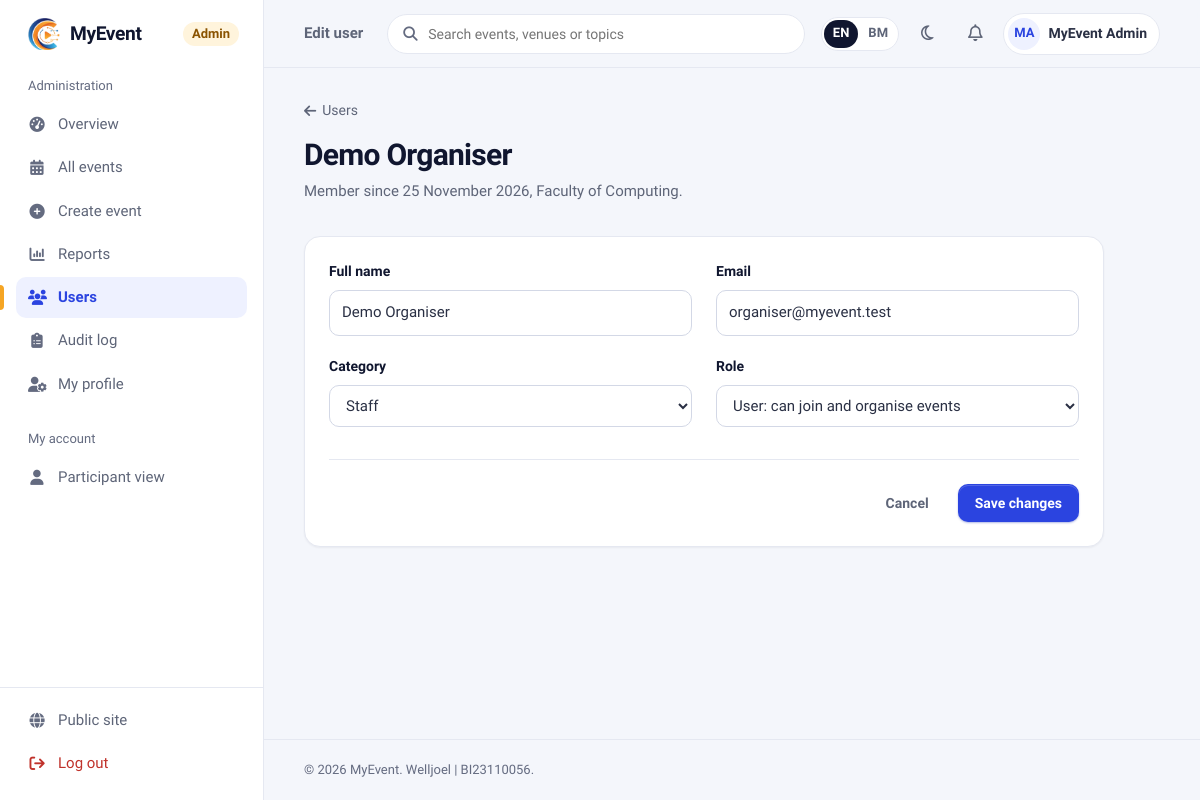
Page /admin/users/edit.php?id=2 (signed in) on the committed database.
### tables this page shows
CREATE TABLE IF NOT EXISTS `users` (
  `user_id` int(11) NOT NULL AUTO_INCREMENT,
  `category` enum('Staff','Student','Public') NOT NULL,
  `name` varchar(255) NOT NULL,
  `email` varchar(255) NOT NULL,
  `phone` varchar(20) DEFAULT NULL,
  `organization` varchar(255) NOT NULL,
  `recommend_events` text DEFAULT NULL,
  `password` varchar(255) NOT NULL,
  `role` enum('Admin','User') NOT NULL DEFAULT 'User',
  `created_at` timestamp NOT NULL DEFAULT current_timestamp(),
  `bio` text DEFAULT NULL,
  `profile_pic` varchar(255) DEFAULT NULL,
  `email_participant` tinyint(1) NOT NULL DEFAULT 1 COMMENT 'Emails about my own registrations and events I joined',
  `email_organiser` tinyint(1) NOT NULL DEFAULT 1 COMMENT 'Emails when people register for events I organise',
  `locale` varchar(5) DEFAULT NULL COMMENT 'Interface and email language: en or ms (NULL = not chosen yet)',
  PRIMARY KEY (`user_id`),
  UNIQUE KEY `email` (`email`)
);

### include/i18n.php (called while the page is built, shortened)
<?php
function current_locale(): string
{
    return $GLOBALS['__locale'] ?? default_locale();
}
function translations(string $locale): array
{
    static $cache = [];
    if (!isset($cache[$locale])) {
        $file = __DIR__ . '/../lang/' . $locale . '.php';
        $cache[$locale] = $locale !== 'en' && is_file($file) ? (array) require $file : [];
    }
    return $cache[$locale];
}
function __(string $text, array $params = []): string
{
    $out = translations(current_locale())[$text] ?? $text;
    if ($params) {
        $pairs = [];
        foreach ($params as $k => $v) {
            $pairs['{' . $k . '}'] = (string) $v;
        }
        $out = strtr($out, $pairs);
    }
    return $out;
}
function t(string $text, array $params = []): string
{
    return e(__($text, $params));
}
function ldate(string $format, $time = null): string
{
    $ts = $time === null ? time() : (is_int($time) ? $time : strtotime((string) $time));
    $out = date($format, $ts);
    if (current_locale() !== 'ms') {
        return $out;
    }
    static $names = [
        'Monday' => 'Isnin', 'Tuesday' => 'Selasa', 'Wednesday' => 'Rabu', 'Thursday' => 'Khamis',
        'Friday' => 'Jumaat', 'Saturday' => 'Sabtu', 'Sunday' => 'Ahad',
        'January' => 'Januari', 'February' => 'Februari', 'March' => 'Mac', 'April' => 'April', 'June' => 'Jun',
        'July' => 'Julai', 'August' => 'Ogos', 'September' => 'September', 'October' => 'Oktober',
        'November' => 'November', 'December' => 'Disember',
        'Mon' => 'Isn', 'Tue' => 'Sel', 'Wed' => 'Rab', 'Thu' => 'Kha', 'Fri' => 'Jum', 'Sat' => 'Sab', 'Sun' => 'Ahd',
        'Jan' => 'Jan', 'Feb' => 'Feb', 'Mar' => 'Mac', 'Apr' => 'Apr', 'May' => 'Mei', 'Jun' => 'Jun', 'Jul' => 'Jul',
        'Aug' => 'Ogo', 'Sep' => 'Sep', 'Oct' => 'Okt', 'Nov' => 'Nov', 'Dec' => 'Dis',
        'AM' => 'PG', 'PM' => 'PTG',
    ];
    return preg_replace_callback('/\b(' . implode('|', array_map('preg_quote', array_keys($names))) . ')\b/',
        static fn($m) => $names[$m[1]], $out);
}
function html_lang(): string
{
    return current_locale();
}

### include/security.php (called while the page is built, shortened)
<?php
function e($value): string
{
    return htmlspecialchars((string) ($value ?? ''), ENT_QUOTES | ENT_SUBSTITUTE, 'UTF-8');
}
function current_user_id(): ?int
{
    return isset($_SESSION['user_id']) ? (int) $_SESSION['user_id'] : null;
}

### include/helpers.php (called while the page is built, shortened)
<?php
function avatar_url(?string $file): ?string
{
    return null;
}
function status_label(string $value): string
{
    $labels = [
        'Approved' => __('Approved'), 'Pending' => __('Pending'), 'Rejected' => __('Rejected'),
        'Present' => __('Present'), 'Absent' => __('Absent'),
        'Public' => __('Public'), 'Private' => __('Private'),
        'Admin' => __('Admin'), 'User' => __('User'),
        'Student' => __('Student'), 'Staff' => __('Staff'),
        'Physical' => __('Physical'), 'Online' => __('Online'), 'Hybrid' => __('Hybrid'),
        'Unknown' => __('Unknown'),
    ];
    return $labels[$value] ?? $value;
}
function initials(?string $name): string
{
    $parts = preg_split('/\s+/', trim((string) $name)) ?: [];
    $letters = '';
    foreach (array_slice(array_filter($parts), 0, 2) as $p) {
        $letters .= mb_strtoupper(mb_substr($p, 0, 1));
    }
    return $letters ?: '?';
}
function db_all(mysqli $conn, string $sql, string $types = '', array $params = []): array
{
    $stmt = $conn->prepare($sql);
    if ($types !== '') {
        $stmt->bind_param($types, ...$params);
    }
    $stmt->execute();
    $rows = $stmt->get_result()->fetch_all(MYSQLI_ASSOC);
    return $rows;
}
function db_value(mysqli $conn, string $sql, string $types = '', array $params = [])
{
    $stmt = $conn->prepare($sql);
    if ($types !== '') {
        $stmt->bind_param($types, ...$params);
    }
    $stmt->execute();
    $row = $stmt->get_result()->fetch_row();
    return $row[0] ?? null;
}

### admin/users/edit.php (the view, shortened to what this page needs)
<?php
require_once __DIR__ . '/../../config.php';
$id = (int) ($_GET['id'] ?? 0);
$user = db_all($conn, 'SELECT user_id, name, email, phone, organization, category, role, created_at FROM users WHERE user_id = ?', 'i', [$id])[0] ?? null;
$page_title = __('Edit user');
$nav_active = 'admin_users';
$nav_area   = 'admin';
include ROOT_PATH . '/include/layout/app_start.php';
?>
<a class="back-link" href="manage.php"><i class="fa-solid fa-arrow-left"></i> <?= t('Users') ?></a>
<div class="page-header card-narrow">
    <div>
        <h1><?= e($user['name']) ?></h1>
        <p><?= t('Member since {date}', ['date' => ldate('j F Y', $user['created_at'])]) ?><?= $user['organization'] ? ', ' . e($user['organization']) : '' ?>.</p>
    </div>
</div>
<form method="POST" class="card card-narrow">
    <div class="card-body">
        <div class="form-grid">
            <div class="field">
                <label for="u-name"><?= t('Full name') ?></label>
                <input id="u-name" type="text" name="name" value="<?= e($user['name']) ?>" maxlength="255" required>
            </div>
            <div class="field">
                <label for="u-email"><?= t('Email') ?></label>
                <input id="u-email" type="email" name="email" value="<?= e($user['email']) ?>" maxlength="255" required>
            </div>
            <div class="field">
                <label for="u-cat"><?= t('Category') ?></label>
                <select id="u-cat" name="category">
                    <?php foreach (['Student', 'Staff', 'Public'] as $c): ?>
                        <option value="<?= e($c) ?>"<?= $user['category'] === $c ? ' selected' : '' ?>><?= e(status_label($c)) ?></option>
                    <?php endforeach; ?>
                </select>
            </div>
            <div class="field">
                <label for="u-role"><?= t('Role') ?></label>
                <select id="u-role" name="role">
                    <option value="User"<?= $user['role'] === 'User' ? ' selected' : '' ?>><?= t('User: can join and organise events') ?></option>
                </select>
            </div>
        </div>
        <div class="form-actions">
            <a class="btn btn-ghost" href="manage.php"><?= t('Cancel') ?></a>
            <button type="submit" class="btn btn-primary"><?= t('Save changes') ?></button>
        </div>
    </div>
</form>
<?php include ROOT_PATH . '/include/layout/app_end.php'; ?>

### include/layout/app_start.php (shortened to what this page needs)
<?php
$page_title = $page_title ?? APP_NAME;
$nav_active = $nav_active ?? '';
$nav_area   = $nav_area ?? 'user';
$__uid    = current_user_id();
$__me     = db_all($conn, 'SELECT name, profile_pic FROM users WHERE user_id = ?', 'i', [$__uid])[0]
            ?? ['name' => $_SESSION['name'] ?? '', 'profile_pic' => null];
$__unread = (int) db_value($conn, 'SELECT COUNT(*) FROM notifications WHERE user_id = ? AND is_read = 0', 'i', [$__uid]);
$__avatar = avatar_url($__me['profile_pic']);
$u = BASE_URL;
if ($nav_area === 'admin') {
    $nav = [
        __('Administration') => [
            'admin_overview' => [__('Overview'),     'fa-gauge-high',    $u . 'admin/index.php'],
            'admin_events'   => [__('All events'),   'fa-calendar-days', $u . 'admin/events/manage.php'],
            'admin_create'   => [__('Create event'), 'fa-circle-plus',   $u . 'admin/events/create.php'],
            'admin_reports'  => [__('Reports'),      'fa-chart-column',  $u . 'admin/reports.php'],
            'admin_users'    => [__('Users'),        'fa-users',         $u . 'admin/users/manage.php'],
            'admin_audit'    => [__('Audit log'),    'fa-clipboard-list', $u . 'admin/audit.php'],
            'admin_profile'  => [__('My profile'),   'fa-user-gear',     $u . 'admin/profile.php'],
        ],
        __('My account') => [
            'dashboard'      => [__('Participant view'), 'fa-user',      $u . 'users/dashboard.php'],
        ],
    ];
}
$__profileUrl = $nav_area === 'admin' ? $u . 'admin/profile.php' : $u . 'users/profile.php';
?>
<!DOCTYPE html>
<html lang="<?= e(html_lang()) ?>">
<head>
    <link rel="stylesheet" href="https://cdnjs.cloudflare.com/ajax/libs/font-awesome/6.5.0/css/all.min.css">
    <link rel="stylesheet" href="<?= e($u) ?>assets/css/app.css?v=16">
</head>
<body class="app">
<aside class="sidebar" id="sidebar" aria-label="<?= t('Main navigation') ?>">
    <a class="sidebar-brand" href="<?= e($u) ?>index.php">
        <img src="<?= e($u) ?>assets/img/logo.png" alt="">
        <?= e(APP_NAME) ?>
        <?php if ($nav_area === 'admin'): ?><small><?= t('Admin') ?></small><?php endif; ?>
    </a>
    <nav class="sidebar-nav">
        <?php foreach ($nav as $__group => $__links): ?>
            <div class="sidebar-group">
                <div class="sidebar-group-title"><?= e($__group) ?></div>
                <?php foreach ($__links as $__key => $__l): $__on = $__key === $nav_active; ?>
                    <a class="nav-link<?= $__on ? ' is-active' : '' ?>" href="<?= e($__l[2]) ?>"<?= $__on ? ' aria-current="page"' : '' ?>>
                        <i class="fa-solid <?= e($__l[1]) ?>" aria-hidden="true"></i><?= e($__l[0]) ?>
                    </a>
                <?php endforeach; ?>
            </div>
        <?php endforeach; ?>
    </nav>
    <div class="sidebar-footer">
        <a class="nav-link" href="<?= e($u) ?>index.php"><i class="fa-solid fa-globe" aria-hidden="true"></i><?= t('Public site') ?></a>
        <form action="<?= e($u) ?>auth/logout.php" method="POST">
            <button type="submit" class="nav-link is-danger"><i class="fa-solid fa-arrow-right-from-bracket" aria-hidden="true"></i><?= t('Log out') ?></button>
        </form>
    </div>
</aside>
<div class="app-shell">
    <header class="topbar">
        <p class="topbar-title"><?= e($page_title) ?></p>
        <form class="topbar-search" action="<?= e($u) ?>browse_events.php" method="GET" role="search">
            <i class="fa-solid fa-magnifying-glass" aria-hidden="true"></i>
            <input id="topbar-q" type="search" name="q" placeholder="<?= t('Search events, venues or topics') ?>">
        </form>
        <div class="topbar-actions">
            <?php include ROOT_PATH . '/include/partials/lang_switch.php'; ?>
            <button type="button" class="icon-btn theme-toggle" data-theme-toggle aria-label="<?= t('Switch to dark theme') ?>" title="<?= t('Switch theme') ?>"
                    data-label-dark="<?= t('Switch to dark theme') ?>" data-label-light="<?= t('Switch to light theme') ?>">
                <i class="fa-regular fa-moon" aria-hidden="true"></i><i class="fa-regular fa-sun" aria-hidden="true"></i>
            </button>
            <a class="icon-btn" href="<?= e($u) ?>users/notifications.php" aria-label="<?= $__unread ? t('Notifications ({n} unread)', ['n' => $__unread]) : t('Notifications') ?>">
                <i class="fa-regular fa-bell"></i>
            </a>
            <a class="user-chip" href="<?= e($__profileUrl) ?>">
                <?php if ($__avatar): ?>
                    <img class="avatar" src="<?= e($__avatar) ?>" alt="">
                <?php else: ?>
                    <span class="avatar" aria-hidden="true"><?= e(initials($__me['name'])) ?></span>
                <?php endif; ?>
                <span class="user-chip-name"><?= e($__me['name']) ?></span>
            </a>
        </div>
    </header>
    <main class="app-main" id="main">

### rows in the picture
users: name "MA", name "MyEvent Admin"
users: name "Demo Organiser", created_at "Member since 25 November 2026", organization "Faculty of Computing", email "organiser@myevent.test", category "Staff", role "User: can join and organise events"

### other values in the picture
APP_NAME "MyEvent"
t('Admin') "Admin"
$__group "Administration"
$__l[0] "Overview"
$__l[0] "All events"
$__l[0] "Create event"
$__l[0] "Reports"
$__l[0] "Users"
$__l[0] "Audit log"
$__l[0] "My profile"
$__group "My account"
$__l[0] "Participant view"
t('Public site') "Public site"
t('Log out') "Log out"
$page_title "Edit user"
